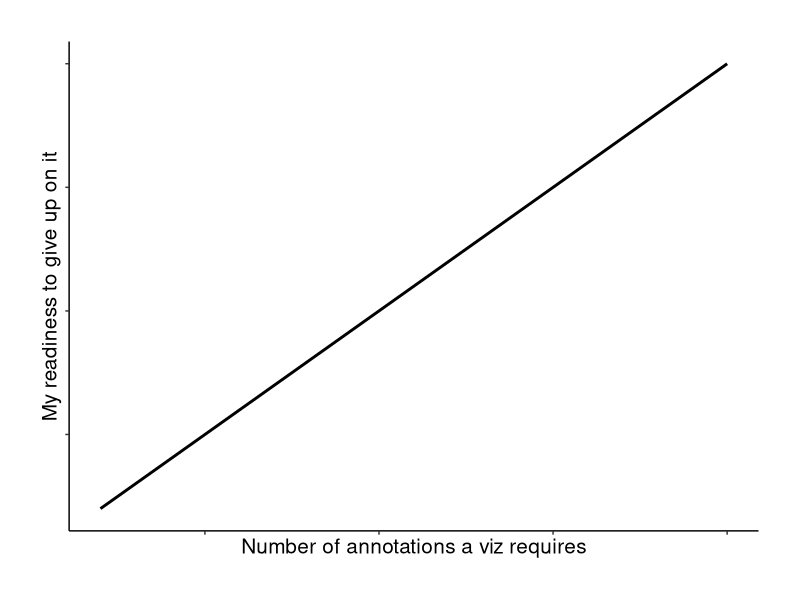

R code for this plot: (Note: this script raises an error after producing the figure.)

# I'm Tired ---------------------------------------------------------------

library(tidyverse)
library(here)

data <- tibble(
  x = 1:10,
  y = 1:10
)

ggplot(data, aes(x, y)) +
  geom_line(size = 1) +
  labs(x = "Number of annotations a viz requires", y = "My readiness to give up on it") +
  theme_classic() +
  theme(
    plot.margin = margin(30, 30, 30, 30),
    axis.text = element_blank(),
    axis.title = element_text(size = 15)
  ) +
  ggsave(here("day12 - correlation", "imtired.png"), type = "cairo", height = 5, width = 5)
